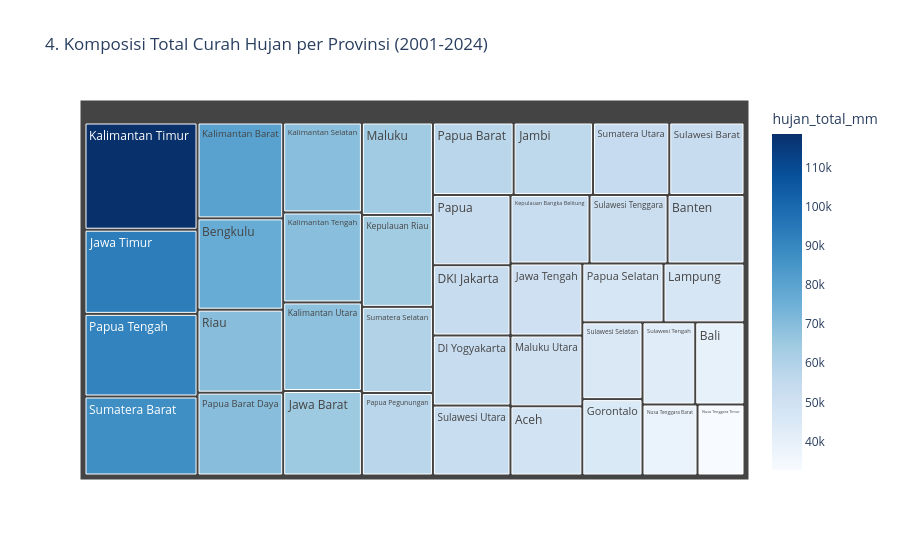

The cell this chart's notebook holds for it:
### Markdown cell above
**Visualisasi 4 - Komposisi kategori (treemap).** Pangsa total curah hujan tiap provinsi sepanjang periode.

### Code cell
fig4 = px.treemap(
    hujan_prov, path=['provinsi'], values='hujan_total_mm',
    color='hujan_total_mm', color_continuous_scale='Blues',
    title='4. Komposisi Total Curah Hujan per Provinsi (2001-2024)',
)
fig4.show()

### Figure 1 — Plotly figure (JSON) as saved in the notebook; plotly's stock layout.template omitted (floating-point values rounded to 4 significant figures)
{"data": [{"branchvalues": "total", "customdata": [[69630.0], [54120.0], [50690.0], [59960.0], [49820.0], [38260.0], [93160.0], [118700.0], [51620.0], [91480.0], [65110.0], [76620.0], [53400.0], [56380.0], [42430.0], [46670.0], [57390.0], [53350.0], [80440.0], [53120.0], [64340.0], [69480.0], [57290.0], [32670.0], [48690.0], [46810.0], [69360.0], [45240.0], [63970.0], [87470.0], [69340.0], [39620.0], [53350.0], [53040.0], [52380.0], [45040.0], [53200.0], [68280.0]], "domain": {"x": [0.0, 1.0], "y": [0.0, 1.0]}, "hovertemplate": "labels=%{label}<br>hujan_total_mm_sum=%{value}<br>parent=%{parent}<br>id=%{id}<br>hujan_total_mm=%{color}<extra></extra>", "ids": ["Riau", "Sumatera Utara", "Jawa Tengah", "Sumatera Selatan", "Maluku Utara", "Nusa Tenggara Barat", "Jawa Timur", "Kalimantan Timur", "Banten", "Papua Tengah", "Jawa Barat", "Bengkulu", "Sulawesi Barat", "Jambi", "Sulawesi Tengah", "Lampung", "Papua Pegunungan", "Papua", "Kalimantan Barat", "Sulawesi Utara", "Maluku", "Papua Barat Daya", "Papua Barat", "Nusa Tenggara Timur", "Aceh", "Papua Selatan", "Kalimantan Selatan", "Sulawesi Selatan", "Kepulauan Riau", "Sumatera Barat", "Kalimantan Tengah", "Bali", "DKI Jakarta", "Kepulauan Bangka Belitung", "Sulawesi Tenggara", "Gorontalo", "DI Yogyakarta", "Kalimantan Utara"], "labels": ["Riau", "Sumatera Utara", "Jawa Tengah", "Sumatera Selatan", "Maluku Utara", "Nusa Tenggara Barat", "Jawa Timur", "Kalimantan Timur", "Banten", "Papua Tengah", "Jawa Barat", "Bengkulu", "Sulawesi Barat", "Jambi", "Sulawesi Tengah", "Lampung", "Papua Pegunungan", "Papua", "Kalimantan Barat", "Sulawesi Utara", "Maluku", "Papua Barat Daya", "Papua Barat", "Nusa Tenggara Timur", "Aceh", "Papua Selatan", "Kalimantan Selatan", "Sulawesi Selatan", "Kepulauan Riau", "Sumatera Barat", "Kalimantan Tengah", "Bali", "DKI Jakarta", "Kepulauan Bangka Belitung", "Sulawesi Tenggara", "Gorontalo", "DI Yogyakarta", "Kalimantan Utara"], "marker": {"coloraxis": "coloraxis", "colors": [69630.0, 54120.0, 50690.0, 59960.0, 49820.0, 38260.0, 93160.0, 118700.0, 51620.0, 91480.0, 65110.0, 76620.0, 53400.0, 56380.0, 42430.0, 46670.0, 57390.0, 53350.0, 80440.0, 53120.0, 64340.0, 69480.0, 57290.0, 32670.0, 48690.0, 46810.0, 69360.0, 45240.0, 63970.0, 87470.0, 69340.0, 39620.0, 53350.0, 53040.0, 52380.0, 45040.0, 53200.0, 68280.0]}, "name": "", "parents": ["", "", "", "", "", "", "", "", "", "", "", "", "", "", "", "", "", "", "", "", "", "", "", "", "", "", "", "", "", "", "", "", "", "", "", "", "", ""], "type": "treemap", "values": [69630.0, 54120.0, 50690.0, 59960.0, 49820.0, 38260.0, 93160.0, 118700.0, 51620.0, 91480.0, 65110.0, 76620.0, 53400.0, 56380.0, 42430.0, 46670.0, 57390.0, 53350.0, 80440.0, 53120.0, 64340.0, 69480.0, 57290.0, 32670.0, 48690.0, 46810.0, 69360.0, 45240.0, 63970.0, 87470.0, 69340.0, 39620.0, 53350.0, 53040.0, 52380.0, 45040.0, 53200.0, 68280.0]}], "layout": {"coloraxis": {"autocolorscale": false, "colorbar": {"title": {"text": "hujan_total_mm"}}, "colorscale": [[0.0, "rgb(247,251,255)"], [0.125, "rgb(222,235,247)"], [0.25, "rgb(198,219,239)"], [0.375, "rgb(158,202,225)"], [0.5, "rgb(107,174,214)"], [0.625, "rgb(66,146,198)"], [0.75, "rgb(33,113,181)"], [0.875, "rgb(8,81,156)"], [1.0, "rgb(8,48,107)"]]}, "legend": {"tracegroupgap": 0}, "title": {"text": "4. Komposisi Total Curah Hujan per Provinsi (2001-2024)"}}}
